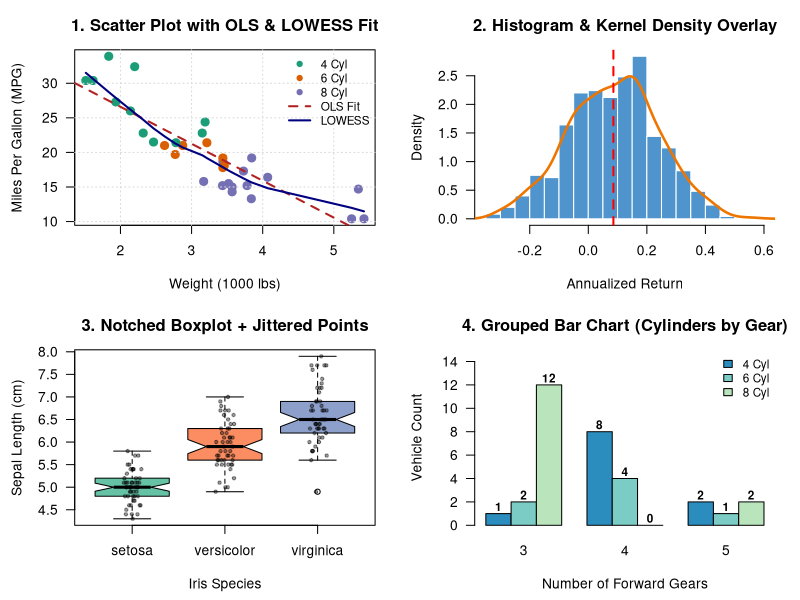
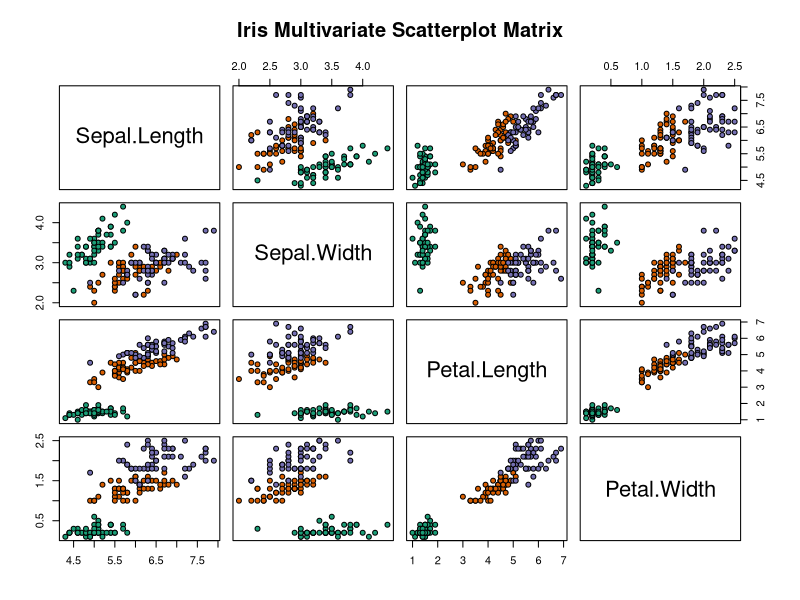
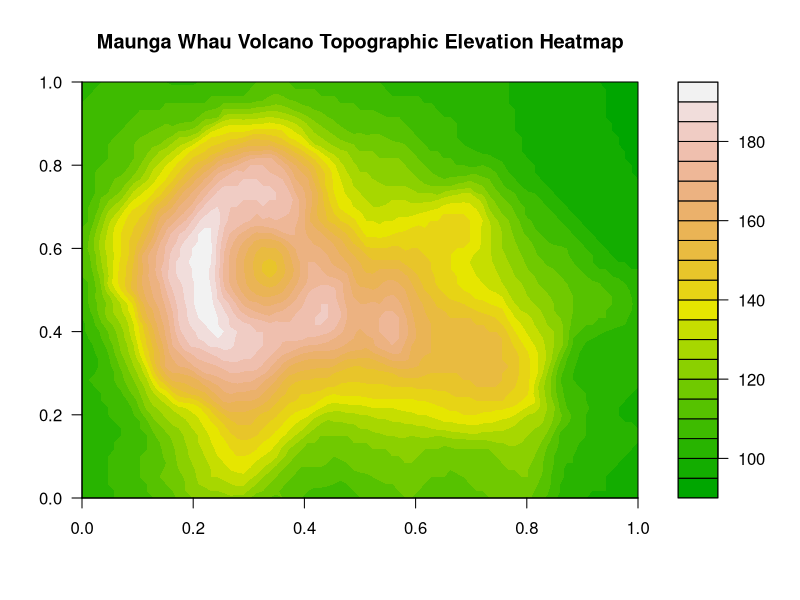

The R source for these figures, in order:
# ==============================================================================
# PART 03: DATA VISUALIZATION & GRAPHICS
# Module 01: Base R Graphics System (`plot`, `hist`, `boxplot`, `barplot`, `par`)
# ==============================================================================
# Base R has an extraordinarily flexible "Artist's Palette" plotting model:
# 1. High-level plotting functions (`plot`, `hist`, `boxplot`, `barplot`, `pairs`)
#    initialize a new canvas.
# 2. Low-level plotting functions (`lines`, `points`, `abline`, `polygon`, `text`,
#    `legend`, `axis`) layer additional elements onto the active canvas.
# 3. `par()` controls global graphical parameters (multi-panel grids `mfrow`,
#    margins `mar`, colors, font sizes).
# ==============================================================================

# Save plots to a temporary/output PDF or PNG so this script runs cleanly both
# interactively in RStudio and non-interactively via `Rscript`.
plot_dir <- file.path(tempdir(), "r_course_plots")
if (!dir.exists(plot_dir)) dir.create(plot_dir, recursive = TRUE)
pdf_path <- file.path(plot_dir, "part03_base_r_graphics.pdf")
pdf(file = pdf_path, width = 11, height = 8.5)

# ------------------------------------------------------------------------------
# 1. MULTI-PANEL DASHBOARD LAYOUT WITH `par(mfrow = c(2, 2))`
# ------------------------------------------------------------------------------
old_par <- par(mfrow = c(2, 2), mar = c(4.5, 4.5, 3, 1.5), las = 1)

# 1.1 Scatter Plot + OLS Regression Line + LOWESS Smooth Curve
plot(
  mtcars$wt, mtcars$mpg,
  pch  = 19,
  cex  = 1.3,
  col  = ifelse(mtcars$cyl == 4, "#1b9e77", ifelse(mtcars$cyl == 6, "#d95f02", "#7570b3")),
  xlab = "Weight (1000 lbs)",
  ylab = "Miles Per Gallon (MPG)",
  main = "1. Scatter Plot with OLS & LOWESS Fit"
)
grid(col = "gray85", lty = "dotted")
# Add linear regression trend line
abline(lm(mpg ~ wt, data = mtcars), col = "firebrick", lwd = 2, lty = 2)
# Add non-parametric LOWESS smooth curve
lines(lowess(mtcars$wt, mtcars$mpg), col = "navy", lwd = 2)
legend(
  "topright",
  legend = c("4 Cyl", "6 Cyl", "8 Cyl", "OLS Fit", "LOWESS"),
  col    = c("#1b9e77", "#d95f02", "#7570b3", "firebrick", "navy"),
  pch    = c(19, 19, 19, NA, NA),
  lty    = c(NA, NA, NA, 2, 1),
  lwd    = c(NA, NA, NA, 2, 2),
  bty    = "n",
  cex    = 0.85
)

# 1.2 Histogram + Kernel Density Overlay + Normal Curve
set.seed(2026)
sim_returns <- rnorm(500, mean = 0.08, sd = 0.15)
hist(
  sim_returns,
  breaks = 25,
  freq   = FALSE, # Plot probability density instead of raw counts
  col    = "steelblue3",
  border = "white",
  xlab   = "Annualized Return",
  ylab   = "Density",
  main   = "2. Histogram & Kernel Density Overlay"
)
lines(density(sim_returns), col = "darkorange2", lwd = 2.5)
abline(v = mean(sim_returns), col = "red", lwd = 2, lty = 2)

# 1.3 Grouped Boxplot with Notches & Jittered Stripchart Overlay
boxplot(
   Sepal.Length ~ Species,
  data   = iris,
  notch  = TRUE,
  col    = c("#66c2a5", "#fc8d62", "#8da0cb"),
  xlab   = "Iris Species",
  ylab   = "Sepal Length (cm)",
  main   = "3. Notched Boxplot + Jittered Points"
)
stripchart(
  Sepal.Length ~ Species,
  data   = iris,
  vertical = TRUE,
  method = "jitter",
  add    = TRUE,
  pch    = 20,
  col    = rgb(0, 0, 0, 0.4)
)

# 1.4 Grouped Barplot with Error Bars / Value Labels
cyl_gear_table <- table(mtcars$cyl, mtcars$gear)
bp <- barplot(
  cyl_gear_table,
  beside = TRUE,
  col    = c("#2b8cbe", "#7bccc4", "#bae4bc"),
  xlab   = "Number of Forward Gears",
  ylab   = "Vehicle Count",
  main   = "4. Grouped Bar Chart (Cylinders by Gear)",
  ylim   = c(0, max(cyl_gear_table) + 3)
)
legend("topright", legend = paste(rownames(cyl_gear_table), "Cyl"),
       fill = c("#2b8cbe", "#7bccc4", "#bae4bc"), bty = "n", cex = 0.85)
# Add count labels above bars
text(x = bp, y = cyl_gear_table + 0.6, labels = cyl_gear_table, cex = 0.85, font = 2)

# Restore default graphical parameters
par(old_par)

# ------------------------------------------------------------------------------
# 2. SCATTERPLOT MATRIX (`pairs`) & CONTOUR / HEATMAP PLOTS
# ------------------------------------------------------------------------------
pairs(
  iris[, 1:4],
  main = "Iris Multivariate Scatterplot Matrix",
  pch  = 21,
  bg   = c("#1b9e77", "#d95f02", "#7570b3")[unclass(iris$Species)]
)

# Topographic 2D Contour Map using built-in `volcano` elevation matrix
filled.contour(
  volcano,
  color.palette = terrain.colors,
  main = "Maunga Whau Volcano Topographic Elevation Heatmap"
)

dev.off()
cat("Saved Base R multi-page graphics gallery to:", pdf_path, "\n")
